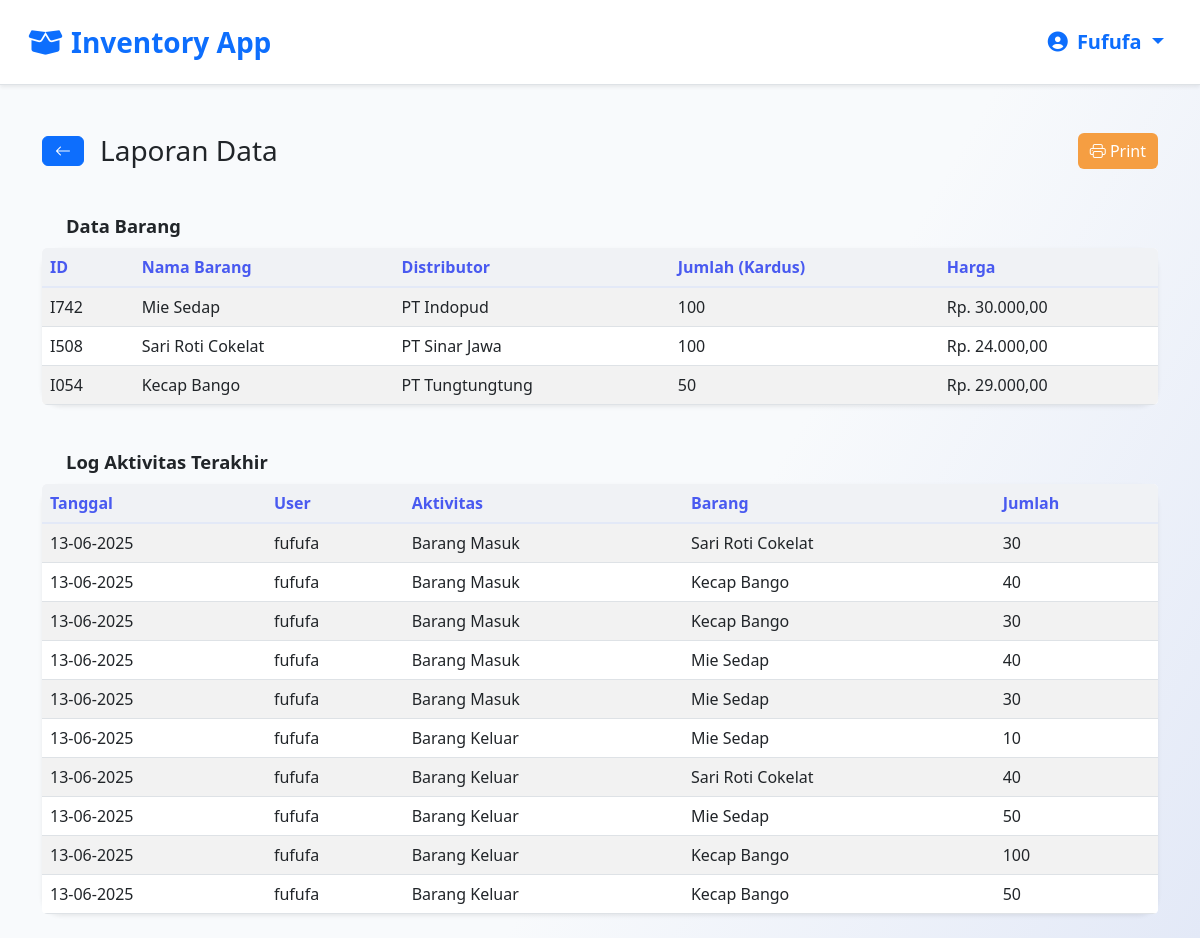
Screenshot of /pages/laporan.php (signed in) with the database file from the repository.
### tables this page shows
CREATE TABLE `items` (
  `id` varchar(5) NOT NULL,
  `nama_barang` varchar(100) NOT NULL,
  `distributor` text DEFAULT NULL,
  `jumlah` int(11) NOT NULL DEFAULT 0,
  `harga` decimal(10,2) NOT NULL DEFAULT 0.00
);

CREATE TABLE `log_aktivitas` (
  `id` int(11) NOT NULL,
  `user_id` varchar(5) NOT NULL,
  `id_barang` varchar(10) NOT NULL,
  `action` text NOT NULL,
  `tanggal` datetime NOT NULL DEFAULT current_timestamp()
);

CREATE TABLE `users` (
  `id` varchar(5) NOT NULL,
  `username` varchar(50) NOT NULL,
  `password` varchar(255) NOT NULL,
  `role` enum('admin','petugas') NOT NULL
);

### pages/laporan.php (the view, shortened to what this page needs)
<?php
require_once '../config/db.php';
include '../pages/navbar.php';
$barang = $conn->query("SELECT * FROM items ORDER BY id DESC");
$barangArr = [];
$resBarang = $conn->query("SELECT id, nama_barang FROM items");
while($b = $resBarang->fetch_assoc()) {
    $barangArr[$b['id']] = $b['nama_barang'];
}
$log = $conn->query("SELECT l.*, u.username, u.role
    FROM log_aktivitas l
    JOIN users u ON l.user_id = u.id
    WHERE u.role != 'admin'
    ORDER BY l.tanggal ASC LIMIT 100");
?>
<!DOCTYPE html>
<html lang="id">
<head>
    <link href="https://cdn.jsdelivr.net/npm/bootstrap@5.3.0/dist/css/bootstrap.min.css" rel="stylesheet">
    <link href="https://cdn.jsdelivr.net/npm/bootstrap-icons@1.10.5/font/bootstrap-icons.css" rel="stylesheet">
</head>
<body>
<div class="container py-4">
    <div class="d-flex align-items-center justify-content-between mb-4 no-print">
        <div class="d-flex align-items-center gap-2">
            <a
            <?php if ($_SESSION['role'] == 'admin'): ?> href="../admin/admin.php"<?php endif; ?>
            <?php if ($_SESSION['role'] == 'petugas'): ?> href="../petugas/petugas.php"<?php endif; ?>
             class="btn btn-primary me-2"><i class="bi bi-arrow-left"></i></a>
            <h3 class="mb-0">Laporan Data</h3>
        </div>
        <button class="btn btn-print" onclick="printDiv('printArea')"><i class="bi bi-printer"></i> Print</button>
    </div>
    <div class="card-title-custom">Data Barang</div>
    <div class="card shadow-sm mb-4">
        <div class="card-body p-0">
            <div class="table-responsive">
                <table class="table table-striped table-hover align-middle mb-0">
                    <thead>
                        <tr>
                            <th>ID</th>
                            <th>Nama Barang</th>
                            <th>Distributor</th>
                            <th>Jumlah (Kardus)</th>
                            <th>Harga</th>
                        </tr>
                    </thead>
                    <tbody>
                        <?php if($barang->num_rows > 0): ?>
                            <?php while($b = $barang->fetch_assoc()): ?>
                                <tr>
                                    <td><?= $b['id'] ?></td>
                                    <td><?= htmlspecialchars($b['nama_barang']) ?></td>
                                    <td><?= htmlspecialchars($b['distributor']) ?></td>
                                    <td><?= $b['jumlah'] ?></td>
                                    <td>Rp. <?= number_format($b['harga'], 2, ',', '.') ?></td>
                                </tr>
                            <?php endwhile; ?>
                        <?php else: ?>
                            <tr><td colspan="5" class="text-center text-secondary">Tidak ada data barang.</td></tr>
                        <?php endif; ?>
                    </tbody>
                </table>
            </div>
        </div>
    </div>
    <div class="card-title-custom">Log Aktivitas Terakhir</div>
    <div class="card shadow-sm">
        <div class="card-body p-0">
            <div class="table-responsive">
                <table class="table table-striped table-hover align-middle mb-0">
                    <thead>
                        <tr>
                            <th>Tanggal</th>
                            <th>User</th>
                            <th>Aktivitas</th>
                            <th>Barang</th>
                            <th>Jumlah</th>
                        </tr>
                    </thead>
                    <tbody>
                        <?php if($log->num_rows > 0): ?>
                            <?php while($l = $log->fetch_assoc()):
                                $action = $l['action'];
                                $jenis = '';
                                $namaBarang = '';
                                $jumlah = '';
                                if (stripos($action, 'barang masuk') !== false) {
                                    $jenis = 'Barang Masuk';
                                    if (preg_match('/ID Barang: ([\w\-]+)/i', $action, $match) && isset($match[1])) {
                                        $idBarang = $match[1];
                                        $namaBarang = isset($barangArr[$idBarang]) ? $barangArr[$idBarang] : '-';
                                    }
                                    if (preg_match('/jumlah: (\d+)/i', $action, $matchJumlah) && isset($matchJumlah[1])) {
                                        $jumlah = $matchJumlah[1];
                                    }
                                } elseif (stripos($action, 'barang keluar') !== false) {
                                    $jenis = 'Barang Keluar';
                                    if (preg_match('/ID Barang: ([\w\-]+)/i', $action, $match) && isset($match[1])) {
                                        $idBarang = $match[1];
                                        $namaBarang = isset($barangArr[$idBarang]) ? $barangArr[$idBarang] : '-';
                                    }
                                    if (preg_match('/jumlah: (\d+)/i', $action, $matchJumlah) && isset($matchJumlah[1])) {
                                        $jumlah = $matchJumlah[1];
                                    }
                                } else {
                                    $jenis = 'Lainnya';
                                }
                            ?>
                            <tr>
                                <td><?= !empty($l['tanggal']) ? date('d-m-Y', strtotime($l['tanggal'])) : '-' ?></td>
                                <td><?= htmlspecialchars($l['username']) ?></td>
                                <td><?= htmlspecialchars($jenis) ?></td>
                                <td><?= htmlspecialchars($namaBarang) ?></td>
                                <td><?= htmlspecialchars($jumlah) ?></td>
                            </tr>
                            <?php endwhile; ?>
                        <?php else: ?>
                            <tr><td colspan="5" class="text-center text-secondary">Belum ada log aktivitas.</td></tr>
                        <?php endif; ?>
                    </tbody>
                </table>
            </div>
        </div>
    </div>
</div>
</body>
</html>

### pages/laporan.php (style rules this page uses)
body { background: linear-gradient(120deg, #f8fafc 60%, #e3e9f7 100%); min-height: 100vh; }
.card { border-radius: 1.2rem; box-shadow: 0 4px 24px rgba(34,34,59,0.07); border: none; }
.table { background: #fff; border-radius: 5px; overflow: hidden; }
.table thead th { background: #f0f2f5; color: #495af0; font-weight: 600; border-bottom: 2px solid #e3e9f7; }
.table-striped > tbody > tr:nth-of-type(odd) { background-color: #f8fafc; }
.btn-print { background: #f59e42; color: #fff; border: none; }
.card-title-custom { font-size: 1.15rem; font-weight: 600; margin: 0; padding: 1.2rem 1.5rem 0.5rem 1.5rem; background: none !important; border: none !important; }

### rows the page displays
items: id "I742", nama_barang "Mie Sedap", distributor "PT Indopud", jumlah "100", harga "30.000,00"
items: id "I508", nama_barang "Sari Roti Cokelat", distributor "PT Sinar Jawa", jumlah "100", harga "24.000,00"
items: id "I054", nama_barang "Kecap Bango", distributor "PT Tungtungtung", jumlah "50", harga "29.000,00"
log_aktivitas: tanggal "13-06-2025", user.username "fufufa", action "Barang Masuk", namaBarang "Sari Roti Cokelat", jumlah "30"
log_aktivitas: tanggal "13-06-2025", user.username "fufufa", action "Barang Masuk", namaBarang "Kecap Bango", jumlah "40"
log_aktivitas: tanggal "13-06-2025", user.username "fufufa", action "Barang Masuk", namaBarang "Kecap Bango", jumlah "30"
log_aktivitas: tanggal "13-06-2025", user.username "fufufa", action "Barang Masuk", namaBarang "Mie Sedap", jumlah "40"
log_aktivitas: tanggal "13-06-2025", user.username "fufufa", action "Barang Masuk", namaBarang "Mie Sedap", jumlah "30"
log_aktivitas: tanggal "13-06-2025", user.username "fufufa", action "Barang Keluar", namaBarang "Mie Sedap", jumlah "10"
log_aktivitas: tanggal "13-06-2025", user.username "fufufa", action "Barang Keluar", namaBarang "Sari Roti Cokelat", jumlah "40"
log_aktivitas: tanggal "13-06-2025", user.username "fufufa", action "Barang Keluar", namaBarang "Mie Sedap", jumlah "50"
log_aktivitas: tanggal "13-06-2025", user.username "fufufa", action "Barang Keluar", namaBarang "Kecap Bango", jumlah "100"
log_aktivitas: tanggal "13-06-2025", user.username "fufufa", action "Barang Keluar", namaBarang "Kecap Bango", jumlah "50"

### other values shown
$username "Fufufa"
